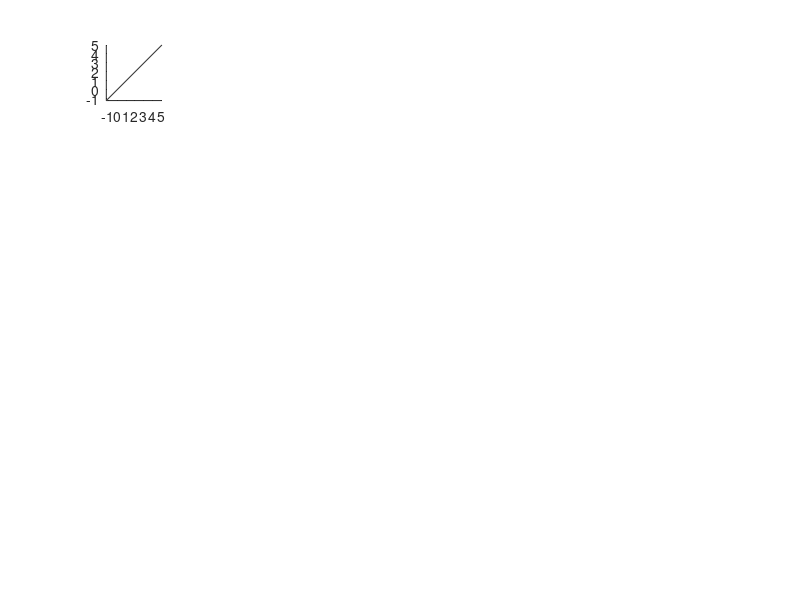

The MATLAB script that drew this image: (Note: this script raises an error after producing the figure.)
figure(1)
clf
pos = get(gcf,'Position');
set(gcf,'Position',[pos(1) pos(2) 1300 900]);
%% XT V1 vs blank
s = subplot(6,7,1);
hold on
axis square
plot([-2 5],[-2 5],'color',[0.2 0.2 0.2])
xlim([-1.2 5])
ylim([-1.2 5])
s.Position(1) = s.Position(1)-0.045;
ylabel('RE d''')
text(-7,2,'V1','FontSize',14,'FontWeight','bold')
text(9, 8.5, 'd'' versus blank','FontSize',18,'FontWeight','bold');
text(-5, 7.5,'A','FontSize',18,'FontWeight','bold');

set(gca,'FontSize',11,'tickdir','out','FontAngle','italic')

s = subplot(6,7,2);
hold on
xlim([-1.2 5])
ylim([-1.2 5])
axis square
plot([-2 5],[-2 5],'color',[0.2 0.2 0.2])
s.Position(1) = s.Position(1)-0.06;
set(gca,'FontSize',11,'tickdir','out','FontAngle','italic')

s = subplot(6,7,3);
hold on
xlim([-1.2 5])
ylim([-1.2 5])
axis square
plot([-2 5],[-2 5],'color',[0.2 0.2 0.2])
s.Position(1) = s.Position(1)-0.075;
set(gca,'FontSize',11,'tickdir','out','FontAngle','italic')

s = subplot(6,7,4);
hold on
xlim([-1.2 5])
ylim([-1.2 5])
axis square
plot([-2 5],[-2 5],'color',[0.2 0.2 0.2])
s.Position(1) = s.Position(1)-0.09;
set(gca,'FontSize',11,'tickdir','out','FontAngle','italic')
%% XT V1 vs noise
s = subplot(6,7,7);
hold on
xlim([-1 2.5])
ylim([-1 2.5])
axis square
plot([-2 5],[-2 5],'color',[0.2 0.2 0.2])
s.Position(1) = s.Position(1)+0.04;
set(gca,'FontSize',11,'tickdir','out','FontAngle','italic','XTickLabel',{'','0','1','2'},'YTickLabel',{'','0','1','2'})

s = subplot(6,7,6);
hold on
xlim([-1 2.5])
ylim([-1 2.5])
axis square
plot([-2 5],[-2 5],'color',[0.2 0.2 0.2])
s.Position(1) = s.Position(1)+0.055;
set(gca,'FontSize',11,'tickdir','out','FontAngle','italic','XTickLabel',{'','0','1','2'},'YTickLabel',{'','0','1','2'})

s = subplot(6,7,5);
hold on
axis square
plot([-2 5],[-2 5],'color',[0.2 0.2 0.2])
xlim([-1 2.5])
ylim([-1 2.5])
s.Position(1) = s.Position(1)+0.072;
ylabel('RE d''')
text(-4.5,0.75,'V1','FontSize',14,'FontWeight','bold')
text(2.75, 4.5, 'd'' versus random dipole','FontSize',18,'FontWeight','bold');
text(-3.5, 4, 'B','FontSize',18,'FontWeight','bold');
text(-8,-2,'XT','FontSize',18,'FontWeight','bold');
set(gca,'FontSize',11,'tickdir','out','FontAngle','italic','XTickLabel',{'','0','1','2'},'YTickLabel',{'','0','1','2'})

%% XT V4 blank
s = subplot(6,7,8);
hold on
axis square
plot([-2 5],[-2 5],'color',[0.2 0.2 0.2])
xlim([-1.2 5])
ylim([-1.2 5])
s.Position(1) = s.Position(1)-0.045;
ylabel('RE d''')
text(-7,2,'V4','FontSize',14,'FontWeight','bold')
set(gca,'FontSize',11,'tickdir','out','FontAngle','italic')

s = subplot(6,7,9);
hold on
xlim([-1.2 5])
ylim([-1.2 5])
axis square
plot([-2 5],[-2 5],'color',[0.2 0.2 0.2])
s.Position(1) = s.Position(1)-0.06;
set(gca,'FontSize',11,'tickdir','out','FontAngle','italic')

s = subplot(6,7,10);
hold on
xlim([-1.2 5])
ylim([-1.2 5])
axis square
plot([-2 5],[-2 5],'color',[0.2 0.2 0.2])
s.Position(1) = s.Position(1)-0.075;
set(gca,'FontSize',11,'tickdir','out','FontAngle','italic')

s = subplot(6,7,11);
hold on
xlim([-1.2 5])
ylim([-1.2 5])
axis square
plot([-2 5],[-2 5],'color',[0.2 0.2 0.2])
s.Position(1) = s.Position(1)-0.09;
set(gca,'FontSize',11,'tickdir','out','FontAngle','italic')
%% XT V4 vs noise
s = subplot(6,7,14);
hold on
xlim([-1 2.5])
ylim([-1 2.5])
axis square
plot([-2 5],[-2 5],'color',[0.2 0.2 0.2])
s.Position(1) = s.Position(1)+0.04;
set(gca,'FontSize',11,'tickdir','out','FontAngle','italic','XTickLabel',{'','0','1','2'},'YTickLabel',{'','0','1','2'})

s = subplot(6,7,13);
hold on
xlim([-1 2.5])
ylim([-1 2.5])
axis square
plot([-2 5],[-2 5],'color',[0.2 0.2 0.2])
s.Position(1) = s.Position(1)+0.055;
set(gca,'FontSize',11,'tickdir','out','FontAngle','italic','XTickLabel',{'','0','1','2'},'YTickLabel',{'','0','1','2'})

s = subplot(6,7,12);
hold on
axis square
plot([-2 5],[-2 5],'color',[0.2 0.2 0.2])
xlim([-1 2.5])
ylim([-1 2.5])
s.Position(1) = s.Position(1)+0.072;
ylabel('RE d''')
text(-4.5,0.75,'V4','FontSize',14,'FontWeight','bold')
set(gca,'FontSize',11,'tickdir','out','FontAngle','italic','XTickLabel',{'','0','1','2'},'YTickLabel',{'','0','1','2'})
%% WU V1 blank
s = subplot(6,7,15);
hold on
axis square
plot([-2 5],[-2 5],'color',[0.2 0.2 0.2])
xlim([-1.2 5])
ylim([-1.2 5])
s.Position(1) = s.Position(1)-0.045;
s.Position(2) = s.Position(2)-0.035;
ylabel('AE d''')
text(-7,2,'V1','FontSize',14,'FontWeight','bold')
set(gca,'FontSize',11,'tickdir','out','FontAngle','italic')

s = subplot(6,7,16);
hold on
xlim([-1.2 5])
ylim([-1.2 5])
axis square
plot([-2 5],[-2 5],'color',[0.2 0.2 0.2])
s.Position(1) = s.Position(1)-0.06;
s.Position(2) = s.Position(2)-0.035;
set(gca,'FontSize',11,'tickdir','out','FontAngle','italic')

s = subplot(6,7,17);
hold on
xlim([-1.2 5])
ylim([-1.2 5])
axis square
plot([-2 5],[-2 5],'color',[0.2 0.2 0.2])
s.Position(1) = s.Position(1)-0.075;
s.Position(2) = s.Position(2)-0.035;
set(gca,'FontSize',11,'tickdir','out','FontAngle','italic')

s = subplot(6,7,18);
hold on
xlim([-1.2 5])
ylim([-1.2 5])
axis square
plot([-2 5],[-2 5],'color',[0.2 0.2 0.2])
s.Position(1) = s.Position(1)-0.09;
s.Position(2) = s.Position(2)-0.035;
set(gca,'FontSize',11,'tickdir','out','FontAngle','italic')
%% WU V1 vs Noise
s = subplot(6,7,21);
hold on
xlim([-1 2.5])
ylim([-1 2.5])
axis square
plot([-2 5],[-2 5],'color',[0.2 0.2 0.2])
s.Position(1) = s.Position(1)+0.04;
s.Position(2) = s.Position(2)-0.035;
set(gca,'FontSize',11,'tickdir','out','FontAngle','italic','XTickLabel',{'','0','1','2'},'YTickLabel',{'','0','1','2'})

s = subplot(6,7,20);
hold on
xlim([-1 2.5])
ylim([-1 2.5])
axis square
plot([-2 5],[-2 5],'color',[0.2 0.2 0.2])
s.Position(1) = s.Position(1)+0.055;
s.Position(2) = s.Position(2)-0.035;
set(gca,'FontSize',11,'tickdir','out','FontAngle','italic','XTickLabel',{'','0','1','2'},'YTickLabel',{'','0','1','2'})

s = subplot(6,7,19);
hold on
axis square
plot([-2 5],[-2 5],'color',[0.2 0.2 0.2])
xlim([-1 2.5])
ylim([-1 2.5])
s.Position(1) = s.Position(1)+0.072;
s.Position(2) = s.Position(2)-0.035;
ylabel('RE d''')
text(-4.5,0.75,'V1','FontSize',14,'FontWeight','bold')
text(-8,-2,'WU','FontSize',18,'FontWeight','bold');
set(gca,'FontSize',11,'tickdir','out','FontAngle','italic','XTickLabel',{'','0','1','2'},'YTickLabel',{'','0','1','2'})
%% WV V4 blank
s = subplot(6,7,36);
hold on
axis square
plot([-2 5],[-2 5],'color',[0.2 0.2 0.2])
xlim([-1.2 5])
ylim([-1.2 5])
s.Position(1) = s.Position(1)-0.045;
s.Position(2) = s.Position(2)-0.065;
ylabel('AE d''')
xlabel('FE d''')
text(-7,2,'V4','FontSize',14,'FontWeight','bold')
set(gca,'FontSize',11,'tickdir','out','FontAngle','italic')

s = subplot(6,7,37);
hold on
xlim([-1.2 5])
ylim([-1.2 5])
axis square
plot([-2 5],[-2 5],'color',[0.2 0.2 0.2])
xlabel('FE d''')
s.Position(1) = s.Position(1)-0.06;
s.Position(2) = s.Position(2)-0.065;
set(gca,'FontSize',11,'tickdir','out','FontAngle','italic')

s = subplot(6,7,38);
hold on
xlim([-1.2 5])
ylim([-1.2 5])
axis square
plot([-2 5],[-2 5],'color',[0.2 0.2 0.2])
xlabel('FE d''')
s.Position(1) = s.Position(1)-0.075;
s.Position(2) = s.Position(2)-0.065;
set(gca,'FontSize',11,'tickdir','out','FontAngle','italic')

s = subplot(6,7,39);
hold on
xlim([-1.2 5])
ylim([-1.2 5])
axis square
plot([-2 5],[-2 5],'color',[0.2 0.2 0.2])
xlabel('FE d''')
s.Position(1) = s.Position(1)-0.09;
s.Position(2) = s.Position(2)-0.065;
set(gca,'FontSize',11,'tickdir','out','FontAngle','italic')
%% WV V4 vs Noise
s = subplot(6,7,42);
hold on
xlim([-1 2.5])
ylim([-1 2.5])
axis square
plot([-2 5],[-2 5],'color',[0.2 0.2 0.2])
s.Position(1) = s.Position(1)+0.04;
s.Position(2) = s.Position(2)-0.065;
xlabel('FE d''')
set(gca,'FontSize',11,'tickdir','out','FontAngle','italic','XTickLabel',{'','0','1','2'},'YTickLabel',{'','0','1','2'})

s = subplot(6,7,41);
hold on
xlim([-1 2.5])
ylim([-1 2.5])
axis square
plot([-2 5],[-2 5],'color',[0.2 0.2 0.2])
s.Position(1) = s.Position(1)+0.055;
s.Position(2) = s.Position(2)-0.065;
xlabel('FE d''')
set(gca,'FontSize',11,'tickdir','out','FontAngle','italic','XTickLabel',{'','0','1','2'},'YTickLabel',{'','0','1','2'})

s = subplot(6,7,40);
hold on
axis square
plot([-2 5],[-2 5],'color',[0.2 0.2 0.2])
xlim([-1 2.5])
ylim([-1 2.5])
s.Position(1) = s.Position(1)+0.072;
s.Position(2) = s.Position(2)-0.065;
ylabel('RE d''')
xlabel('FE d''')
text(-4.5,0.75,'V4','FontSize',14,'FontWeight','bold')
set(gca,'FontSize',11,'tickdir','out','FontAngle','italic','XTickLabel',{'','0','1','2'},'YTickLabel',{'','0','1','2'})
%% WU V4 vs Noise
s = subplot(6,7,28);
hold on
xlim([-1 2.5])
ylim([-1 2.5])
axis square
plot([-2 5],[-2 5],'color',[0.2 0.2 0.2])
s.Position(1) = s.Position(1)+0.04;
s.Position(2) = s.Position(2)-0.035;
set(gca,'FontSize',11,'tickdir','out','FontAngle','italic','XTickLabel',{'','0','1','2'},'YTickLabel',{'','0','1','2'})

s = subplot(6,7,27);
hold on
xlim([-1 2.5])
ylim([-1 2.5])
axis square
plot([-2 5],[-2 5],'color',[0.2 0.2 0.2])
s.Position(1) = s.Position(1)+0.055;
s.Position(2) = s.Position(2)-0.035;
set(gca,'FontSize',11,'tickdir','out','FontAngle','italic','XTickLabel',{'','0','1','2'},'YTickLabel',{'','0','1','2'})

s = subplot(6,7,26);
hold on
axis square
plot([-2 5],[-2 5],'color',[0.2 0.2 0.2])
xlim([-1 2.5])
ylim([-1 2.5])
s.Position(1) = s.Position(1)+0.072;
s.Position(2) = s.Position(2)-0.035;
ylabel('RE d''')
text(-4.5,0.75,'V4','FontSize',14,'FontWeight','bold')
set(gca,'FontSize',11,'tickdir','out','FontAngle','italic','XTickLabel',{'','0','1','2'},'YTickLabel',{'','0','1','2'})
%% WV V1
s = subplot(6,7,29);
hold on
axis square
plot([-2 5],[-2 5],'color',[0.2 0.2 0.2])
xlim([-1.2 5])
ylim([-1.2 5])
s.Position(1) = s.Position(1)-0.045;
s.Position(2) = s.Position(2)-0.07;
ylabel('AE d''')
text(-7,2,'V1','FontSize',14,'FontWeight','bold')
set(gca,'FontSize',11,'tickdir','out','FontAngle','italic')

s = subplot(6,7,30);
hold on
xlim([-1.2 5])
ylim([-1.2 5])
axis square
plot([-2 5],[-2 5],'color',[0.2 0.2 0.2])
s.Position(1) = s.Position(1)-0.06;
s.Position(2) = s.Position(2)-0.07;
set(gca,'FontSize',11,'tickdir','out','FontAngle','italic')

s = subplot(6,7,31);
hold on
xlim([-1.2 5])
ylim([-1.2 5])
axis square
plot([-2 5],[-2 5],'color',[0.2 0.2 0.2])
s.Position(1) = s.Position(1)-0.075;
s.Position(2) = s.Position(2)-0.07;
set(gca,'FontSize',11,'tickdir','out','FontAngle','italic')

s = subplot(6,7,32);
hold on
xlim([-1.2 5])
ylim([-1.2 5])
axis square
plot([-2 5],[-2 5],'color',[0.2 0.2 0.2])
s.Position(1) = s.Position(1)-0.09;
s.Position(2) = s.Position(2)-0.07;
set(gca,'FontSize',11,'tickdir','out','FontAngle','italic')
%% WV V1 vs Noise
s = subplot(6,7,35);
hold on
xlim([-1 2.5])
ylim([-1 2.5])
axis square
plot([-2 5],[-2 5],'color',[0.2 0.2 0.2])
s.Position(1) = s.Position(1)+0.04;
s.Position(2) = s.Position(2)-0.07;
set(gca,'FontSize',11,'tickdir','out','FontAngle','italic','XTickLabel',{'','0','1','2'},'YTickLabel',{'','0','1','2'})

s = subplot(6,7,34);
hold on
xlim([-1 2.5])
ylim([-1 2.5])
axis square
plot([-2 5],[-2 5],'color',[0.2 0.2 0.2])
s.Position(1) = s.Position(1)+0.055;
s.Position(2) = s.Position(2)-0.07;
set(gca,'FontSize',11,'tickdir','out','FontAngle','italic','XTickLabel',{'','0','1','2'},'YTickLabel',{'','0','1','2'})

s = subplot(6,7,33);
hold on
axis square
plot([-2 5],[-2 5],'color',[0.2 0.2 0.2])
xlim([-1 2.5])
ylim([-1 2.5])
s.Position(1) = s.Position(1)+0.072;
s.Position(2) = s.Position(2)-0.07;
ylabel('RE d''')
text(-4.5,0.75,'V1','FontSize',14,'FontWeight','bold')
text(-8,-2,'WV','FontSize',18,'FontWeight','bold');
set(gca,'FontSize',11,'tickdir','out','FontAngle','italic','XTickLabel',{'','0','1','2'},'YTickLabel',{'','0','1','2'})
%% WU V4
s = subplot(6,7,22);
hold on
axis square
plot([-2 5],[-2 5],'color',[0.2 0.2 0.2])
xlim([-1.2 5])
ylim([-1.2 5])
s.Position(1) = s.Position(1)-0.045;
s.Position(2) = s.Position(2)-0.04;
ylabel('RE d''')
text(-7,2,'V4','FontSize',14,'FontWeight','bold')
set(gca,'FontSize',11,'tickdir','out','FontAngle','italic')

s = subplot(6,7,23);
hold on
xlim([-1.2 5])
ylim([-1.2 5])
axis square
plot([-2 5],[-2 5],'color',[0.2 0.2 0.2])
s.Position(1) = s.Position(1)-0.06;
s.Position(2) = s.Position(2)-0.04;
set(gca,'FontSize',11,'tickdir','out','FontAngle','italic')

s = subplot(6,7,24);
hold on
xlim([-1.2 5])
ylim([-1.2 5])
axis square
plot([-2 5],[-2 5],'color',[0.2 0.2 0.2])
s.Position(1) = s.Position(1)-0.075;
s.Position(2) = s.Position(2)-0.04;
set(gca,'FontSize',11,'tickdir','out','FontAngle','italic')

s = subplot(6,7,25);
hold on
xlim([-1.2 5])
ylim([-1.2 5])
axis square
plot([-2 5],[-2 5],'color',[0.2 0.2 0.2])
s.Position(1) = s.Position(1)-0.09;
s.Position(2) = s.Position(2)-0.04;
set(gca,'FontSize',11,'tickdir','out','FontAngle','italic')